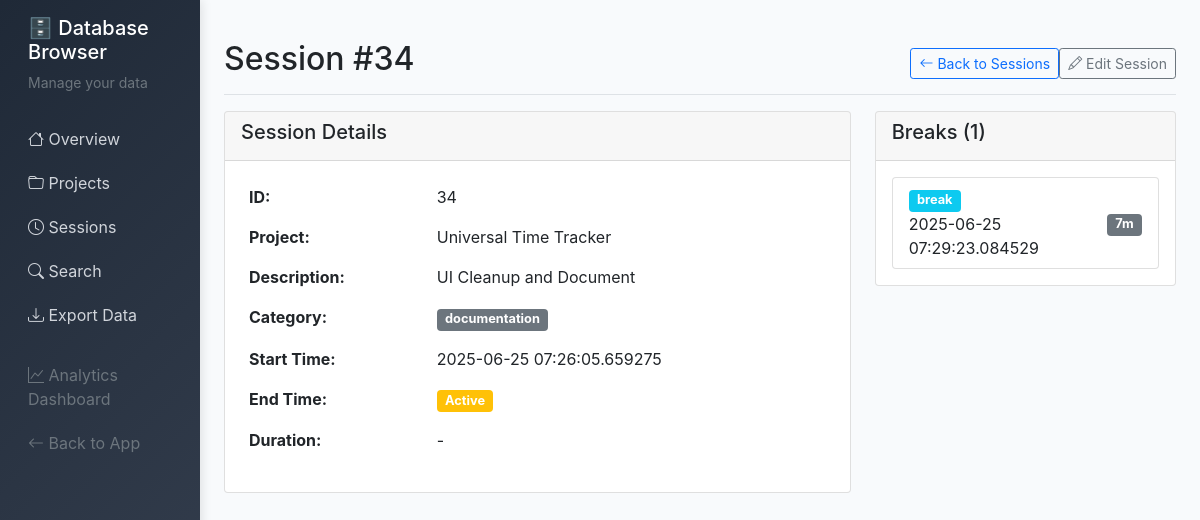
/db/sessions/34, run on an earlier commit of the app's database.
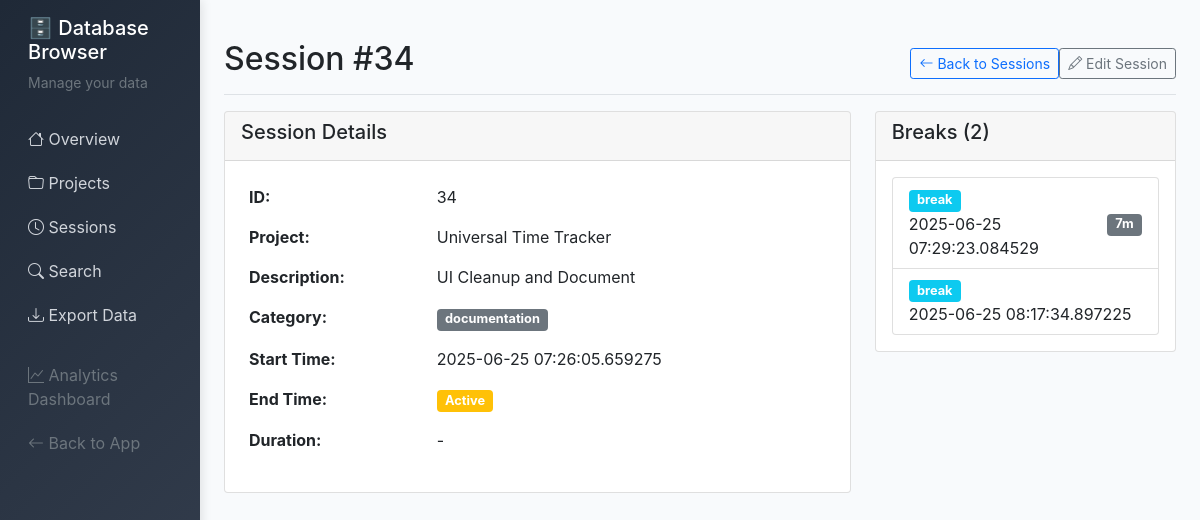
And on a later commit of the database.
### server/src/models.py (models this page shows, shortened)
    class Session(db.Model):
        __tablename__ = 'sessions'
        id = db.Column(db.Integer, primary_key=True)
        project_id = db.Column(db.Integer, db.ForeignKey('projects.id'), nullable=False)
        start_time = db.Column(db.DateTime, default=datetime.now)
        end_time = db.Column(db.DateTime)
        duration_minutes = db.Column(db.Integer)
        category = db.Column(db.String(50), default='development')
        description = db.Column(db.Text, nullable=False)
        git_commits = db.Column(db.Text)  # JSON string
        breaks = db.relationship('Break', backref='session', lazy=True, cascade='all, delete-orphan')
        @property
        def git_commits_list(self):
            """Get git commits as a list"""
            if self.git_commits:
                try:
                    return json.loads(self.git_commits)
                except:
                    return []
            return []

class Project:
    __tablename__ = 'projects'

    class Break(db.Model):
        __tablename__ = 'breaks'
        id = db.Column(db.Integer, primary_key=True)
        session_id = db.Column(db.Integer, db.ForeignKey('sessions.id'), nullable=False)
        start_time = db.Column(db.DateTime, default=datetime.now)
        end_time = db.Column(db.DateTime)
        duration_minutes = db.Column(db.Integer)
        break_type = db.Column(db.String(50), default='break')

### server/src/db_browser.py (the view)
@db_browser.route('/db/sessions/<int:session_id>')
def session_detail(session_id):
    conn = get_db_connection()
    session = conn.execute('''
        SELECT s.*, p.name as project_name
        FROM sessions s
        JOIN projects p ON s.project_id = p.id
        WHERE s.id = ?
    ''', (session_id,)).fetchone()
    if not session:
        conn.close()
        flash('Session not found', 'error')
        return redirect(url_for('db_browser.sessions'))
    breaks = conn.execute('SELECT * FROM breaks WHERE session_id = ? ORDER BY start_time',
                         (session_id,)).fetchall()
    conn.close()
    return render_template('db_browser/session_detail.html', session=session, breaks=breaks)

### server/src/db_browser.py (called while the page is built)
def get_db_connection():
    database_path = os.environ.get('DATABASE_PATH', '/app/data/timetracker.db')
    conn = sqlite3.connect(database_path)
    conn.row_factory = sqlite3.Row
    return conn

### server/src/templates/db_browser/session_detail.html (shortened to what this page needs)
{% extends "db_browser/base.html" %}
{% block content %}
<div class="d-flex justify-content-between flex-wrap flex-md-nowrap align-items-center pt-3 pb-2 mb-3 border-bottom">
    <h1 class="h2">Session #{{ session.id }}</h1>
    <div class="btn-toolbar mb-2 mb-md-0">
        <a href="{{ url_for('db_browser.sessions', project=request.args.get('project'), category=request.args.get('category'), date_from=request.args.get('date_from'), date_to=request.args.get('date_to')) }}" class="btn btn-sm btn-outline-primary">
            <i class="bi bi-arrow-left"></i> Back to Sessions
        </a>
        <a href="{{ url_for('db_browser.edit_session', session_id=session.id) }}" class="btn btn-sm btn-outline-secondary">
            <i class="bi bi-pencil"></i> Edit Session
        </a>
    </div>
</div>
<div class="row">
    <div class="col-md-8">
        <div class="card mb-4">
            <div class="card-header">
                <h5>Session Details</h5>
            </div>
            <div class="card-body">
                <table class="table table-borderless">
                    <tr>
                        <td><strong>ID:</strong></td>
                        <td>{{ session.id }}</td>
                    </tr>
                    <tr>
                        <td><strong>Project:</strong></td>
                        <td>{{ session.project_name }}</td>
                    </tr>
                    <tr>
                        <td><strong>Description:</strong></td>
                        <td>{{ session.description }}</td>
                    </tr>
                    <tr>
                        <td><strong>Category:</strong></td>
                        <td><span class="badge bg-secondary">{{ session.category }}</span></td>
                    </tr>
                    <tr>
                        <td><strong>Start Time:</strong></td>
                        <td>
                            {% if session.start_time %}
                                {% set date_parts = session.start_time.split('T') %}
                                {{ date_parts[0] }}
                            {% else %}
                                -
                            {% endif %}
                        </td>
                    </tr>
                    <tr>
                        <td><strong>End Time:</strong></td>
                        <td>
                            {% if session.end_time %}
                                {% set date_parts = session.end_time.split('T') %}
                                {{ date_parts[0] }}
                                {% if date_parts|length > 1 %}
                                    <br><small class="text-muted">{{ date_parts[1][:5] }}</small>
                                {% endif %}
                            {% else %}
                                <span class="badge bg-warning">Active</span>
                            {% endif %}
                        </td>
                    </tr>
                    <tr>
                        <td><strong>Duration:</strong></td>
                        <td>
                            {% if session.duration_minutes %}
                                {% set hours = session.duration_minutes // 60 %}
                                {% set minutes = session.duration_minutes % 60 %}
                                {% if hours > 0 %}
                                    {{ hours }}h {{ minutes }}m
                                {% else %}
                                    {{ minutes }}m
                                {% endif %}
                            {% else %}
                                -
                            {% endif %}
                        </td>
                    </tr>
                </table>
            </div>
        </div>
    </div>
    <div class="col-md-4">
        <div class="card mb-4">
            <div class="card-header">
                <h5>Breaks ({{ breaks|length }})</h5>
            </div>
            <div class="card-body">
                {% if breaks %}
                <ul class="list-group">
                    {% for br in breaks %}
                    <li class="list-group-item d-flex justify-content-between align-items-center">
                        <div>
                            <span class="badge bg-info">{{ br.break_type }}</span>
                            <br>
                            {% if br.start_time %}
                                {% set date_parts = br.start_time.split('T') %}
                                {{ date_parts[0] }}
                            {% endif %}
                        </div>
                        <div class="text-end">
                            {% if br.duration_minutes %}
                                <span class="badge bg-secondary">{{ br.duration_minutes }}m</span>
                            {% endif %}
                        </div>
                    </li>
                    {% endfor %}
                </ul>
                {% else %}
                <div class="text-center text-muted">No breaks recorded for this session.</div>
                {% endif %}
            </div>
        </div>
    </div>
</div>
{% endblock %}

### server/src/templates/db_browser/base.html (shortened to what this page needs)
<!DOCTYPE html>
<html lang="en">
<head>
    <link href="https://cdn.jsdelivr.net/npm/bootstrap@5.1.3/dist/css/bootstrap.min.css" rel="stylesheet">
    <link href="https://cdn.jsdelivr.net/npm/bootstrap-icons@1.7.2/font/bootstrap-icons.css" rel="stylesheet">
</head>
<body>
    <div class="container-fluid">
        <div class="row">
            <nav class="col-md-3 col-lg-2 d-md-block sidebar collapse">
                <div class="position-sticky pt-3">
                    <div class="px-3 mb-4">
                        <h5 class="text-white">🗄️ Database Browser</h5>
                        <p class="text-muted small">Manage your data</p>
                    </div>
                    <ul class="nav flex-column">
                        <li class="nav-item">
                            <a class="nav-link {% if request.endpoint == 'db_browser.index' %}active{% endif %}" href="{{ url_for('db_browser.index') }}">
                                <i class="bi bi-house"></i> Overview
                            </a>
                        </li>
                        <li class="nav-item">
                            <a class="nav-link {% if request.endpoint == 'db_browser.projects' %}active{% endif %}" href="{{ url_for('db_browser.projects') }}">
                                <i class="bi bi-folder"></i> Projects
                            </a>
                        </li>
                        <li class="nav-item">
                            <a class="nav-link {% if request.endpoint == 'db_browser.sessions' %}active{% endif %}" href="{{ url_for('db_browser.sessions') }}">
                                <i class="bi bi-clock"></i> Sessions
                            </a>
                        </li>
                        <li class="nav-item">
                            <a class="nav-link {% if request.endpoint == 'db_browser.search' %}active{% endif %}" href="{{ url_for('db_browser.search') }}">
                                <i class="bi bi-search"></i> Search
                            </a>
                        </li>
                        <li class="nav-item">
                            <a class="nav-link {% if request.endpoint == 'db_browser.export_data' %}active{% endif %}" href="{{ url_for('db_browser.export_data') }}">
                                <i class="bi bi-download"></i> Export Data
                            </a>
                        </li>
                        <li class="nav-item mt-3">
                            <a class="nav-link text-muted" href="/dashboard">
                                <i class="bi bi-graph-up"></i> Analytics Dashboard
                            </a>
                        </li>
                        <li class="nav-item">
                            <a class="nav-link text-muted" href="/">
                                <i class="bi bi-arrow-left"></i> Back to App
                            </a>
                        </li>
                    </ul>
                </div>
            </nav>
            <main class="col-md-9 ms-sm-auto col-lg-10 px-md-4 main-content">
                {% block content %}{% endblock %}
            </main>
        </div>
    </div>
</body>
</html>

### server/src/templates/db_browser/base.html (style rules this page uses)
:root { --primary-color: #2563eb; --success-color: #16a34a; --warning-color: #ca8a04; --danger-color: #dc2626; --info-color: #0891b2; --dark-color: #1f2937; --light-color: #f8fafc; --border-color: #e2e8f0; }
body { background-color: var(--light-color); font-family: 'Inter', -apple-system, BlinkMacSystemFont, sans-serif; }
.sidebar { min-height: 100vh; background: linear-gradient(135deg, var(--dark-color) 0%, #374151 100%); box-shadow: 2px 0 10px rgba(0,0,0,0.1); }
.sidebar .nav-link { color: #d1d5db; border-radius: 8px; margin: 2px 0; transition: all 0.3s ease; }
.main-content { padding: 24px; }
.badge { font-size: 0.8rem; }
.table { border-radius: 8px; overflow: hidden; }

What changed in the data, as far as the page shows it:
added Break: break_type "break", start_time "2025-06-25 08:17:34.897225"
Also different on the page:
{{ breaks|length }}: "1" → "2"
